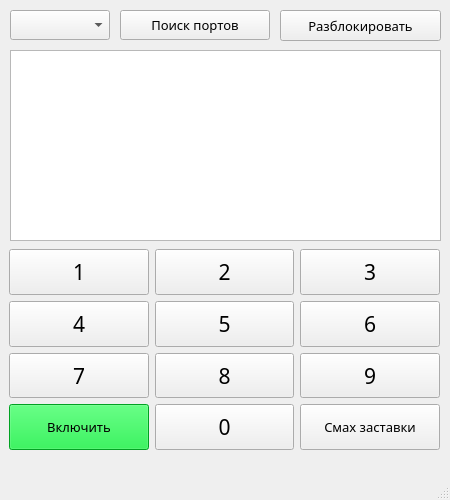
<?xml version="1.0" encoding="UTF-8"?>
<ui version="4.0">
 <class>MainWindow</class>
 <widget class="QMainWindow" name="MainWindow">
  <property name="enabled">
   <bool>true</bool>
  </property>
  <property name="geometry">
   <rect>
    <x>0</x>
    <y>0</y>
    <width>450</width>
    <height>500</height>
   </rect>
  </property>
  <property name="sizePolicy">
   <sizepolicy hsizetype="Fixed" vsizetype="Fixed">
    <horstretch>0</horstretch>
    <verstretch>0</verstretch>
   </sizepolicy>
  </property>
  <property name="minimumSize">
   <size>
    <width>450</width>
    <height>500</height>
   </size>
  </property>
  <property name="maximumSize">
   <size>
    <width>450</width>
    <height>500</height>
   </size>
  </property>
  <property name="windowTitle">
   <string>Контроллер сенсорного экрана</string>
  </property>
  <property name="windowIcon">
   <iconset>
    <normaloff>icon.svg</normaloff>icon.svg</iconset>
  </property>
  <widget class="QWidget" name="centralwidget">
   <widget class="QPushButton" name="COMPort_btn">
    <property name="geometry">
     <rect>
      <x>120</x>
      <y>10</y>
      <width>150</width>
      <height>30</height>
     </rect>
    </property>
    <property name="font">
     <font>
      <family>Rubik</family>
      <pointsize>10</pointsize>
     </font>
    </property>
    <property name="text">
     <string>Поиск портов</string>
    </property>
   </widget>
   <widget class="QComboBox" name="comboBox_COMPort">
    <property name="geometry">
     <rect>
      <x>10</x>
      <y>10</y>
      <width>100</width>
      <height>30</height>
     </rect>
    </property>
    <property name="font">
     <font>
      <family>Rubik</family>
      <pointsize>10</pointsize>
     </font>
    </property>
   </widget>
   <widget class="QPlainTextEdit" name="plainTextEditLog">
    <property name="geometry">
     <rect>
      <x>10</x>
      <y>50</y>
      <width>431</width>
      <height>191</height>
     </rect>
    </property>
    <property name="font">
     <font>
      <family>Rubik</family>
      <pointsize>10</pointsize>
     </font>
    </property>
    <property name="readOnly">
     <bool>true</bool>
    </property>
   </widget>
   <widget class="QPushButton" name="UnBlock_btn">
    <property name="geometry">
     <rect>
      <x>280</x>
      <y>10</y>
      <width>161</width>
      <height>31</height>
     </rect>
    </property>
    <property name="font">
     <font>
      <family>Rubik</family>
      <pointsize>10</pointsize>
     </font>
    </property>
    <property name="text">
     <string>Разблокировать</string>
    </property>
   </widget>
   <widget class="QWidget" name="gridLayoutWidget">
    <property name="geometry">
     <rect>
      <x>9</x>
      <y>249</y>
      <width>431</width>
      <height>201</height>
     </rect>
    </property>
    <layout class="QGridLayout" name="gridLayout">
     <item row="1" column="0">
      <widget class="QPushButton" name="btn_4">
       <property name="sizePolicy">
        <sizepolicy hsizetype="Expanding" vsizetype="Expanding">
         <horstretch>0</horstretch>
         <verstretch>0</verstretch>
        </sizepolicy>
       </property>
       <property name="font">
        <font>
         <family>Rubik</family>
         <pointsize>16</pointsize>
        </font>
       </property>
       <property name="text">
        <string>4</string>
       </property>
       <property name="shortcut">
        <string>4</string>
       </property>
      </widget>
     </item>
     <item row="0" column="2">
      <widget class="QPushButton" name="btn_3">
       <property name="sizePolicy">
        <sizepolicy hsizetype="Expanding" vsizetype="Expanding">
         <horstretch>0</horstretch>
         <verstretch>0</verstretch>
        </sizepolicy>
       </property>
       <property name="font">
        <font>
         <family>Rubik</family>
         <pointsize>16</pointsize>
        </font>
       </property>
       <property name="text">
        <string>3</string>
       </property>
       <property name="shortcut">
        <string>3</string>
       </property>
      </widget>
     </item>
     <item row="0" column="0">
      <widget class="QPushButton" name="btn_1">
       <property name="sizePolicy">
        <sizepolicy hsizetype="Expanding" vsizetype="Expanding">
         <horstretch>0</horstretch>
         <verstretch>0</verstretch>
        </sizepolicy>
       </property>
       <property name="font">
        <font>
         <family>Rubik</family>
         <pointsize>16</pointsize>
        </font>
       </property>
       <property name="text">
        <string>1</string>
       </property>
       <property name="shortcut">
        <string>1</string>
       </property>
      </widget>
     </item>
     <item row="1" column="1">
      <widget class="QPushButton" name="btn_5">
       <property name="sizePolicy">
        <sizepolicy hsizetype="Expanding" vsizetype="Expanding">
         <horstretch>0</horstretch>
         <verstretch>0</verstretch>
        </sizepolicy>
       </property>
       <property name="font">
        <font>
         <family>Rubik</family>
         <pointsize>16</pointsize>
        </font>
       </property>
       <property name="text">
        <string>5</string>
       </property>
       <property name="shortcut">
        <string>5</string>
       </property>
      </widget>
     </item>
     <item row="0" column="1">
      <widget class="QPushButton" name="btn_2">
       <property name="sizePolicy">
        <sizepolicy hsizetype="Expanding" vsizetype="Expanding">
         <horstretch>0</horstretch>
         <verstretch>0</verstretch>
        </sizepolicy>
       </property>
       <property name="font">
        <font>
         <family>Rubik</family>
         <pointsize>16</pointsize>
        </font>
       </property>
       <property name="text">
        <string>2</string>
       </property>
       <property name="shortcut">
        <string>2</string>
       </property>
      </widget>
     </item>
     <item row="2" column="0">
      <widget class="QPushButton" name="btn_7">
       <property name="sizePolicy">
        <sizepolicy hsizetype="Expanding" vsizetype="Expanding">
         <horstretch>0</horstretch>
         <verstretch>0</verstretch>
        </sizepolicy>
       </property>
       <property name="font">
        <font>
         <family>Rubik</family>
         <pointsize>16</pointsize>
        </font>
       </property>
       <property name="text">
        <string>7</string>
       </property>
       <property name="shortcut">
        <string>7</string>
       </property>
      </widget>
     </item>
     <item row="2" column="1">
      <widget class="QPushButton" name="btn_8">
       <property name="sizePolicy">
        <sizepolicy hsizetype="Expanding" vsizetype="Expanding">
         <horstretch>0</horstretch>
         <verstretch>0</verstretch>
        </sizepolicy>
       </property>
       <property name="font">
        <font>
         <family>Rubik</family>
         <pointsize>16</pointsize>
        </font>
       </property>
       <property name="text">
        <string>8</string>
       </property>
       <property name="shortcut">
        <string>8</string>
       </property>
      </widget>
     </item>
     <item row="1" column="2">
      <widget class="QPushButton" name="btn_6">
       <property name="sizePolicy">
        <sizepolicy hsizetype="Expanding" vsizetype="Expanding">
         <horstretch>0</horstretch>
         <verstretch>0</verstretch>
        </sizepolicy>
       </property>
       <property name="font">
        <font>
         <family>Rubik</family>
         <pointsize>16</pointsize>
        </font>
       </property>
       <property name="text">
        <string>6</string>
       </property>
       <property name="shortcut">
        <string>6</string>
       </property>
      </widget>
     </item>
     <item row="2" column="2">
      <widget class="QPushButton" name="btn_9">
       <property name="sizePolicy">
        <sizepolicy hsizetype="Expanding" vsizetype="Expanding">
         <horstretch>0</horstretch>
         <verstretch>0</verstretch>
        </sizepolicy>
       </property>
       <property name="font">
        <font>
         <family>Rubik</family>
         <pointsize>16</pointsize>
        </font>
       </property>
       <property name="text">
        <string>9</string>
       </property>
       <property name="shortcut">
        <string>9</string>
       </property>
      </widget>
     </item>
     <item row="3" column="1">
      <widget class="QPushButton" name="btn_0">
       <property name="sizePolicy">
        <sizepolicy hsizetype="Expanding" vsizetype="Expanding">
         <horstretch>0</horstretch>
         <verstretch>0</verstretch>
        </sizepolicy>
       </property>
       <property name="font">
        <font>
         <family>Rubik</family>
         <pointsize>16</pointsize>
        </font>
       </property>
       <property name="text">
        <string>0</string>
       </property>
       <property name="shortcut">
        <string>0</string>
       </property>
      </widget>
     </item>
     <item row="3" column="0">
      <widget class="QPushButton" name="PWR_ON_btn">
       <property name="sizePolicy">
        <sizepolicy hsizetype="Minimum" vsizetype="Expanding">
         <horstretch>0</horstretch>
         <verstretch>0</verstretch>
        </sizepolicy>
       </property>
       <property name="font">
        <font>
         <family>Rubik</family>
         <pointsize>10</pointsize>
        </font>
       </property>
       <property name="styleSheet">
        <string notr="true">background-color: rgb(2, 225, 47);
</string>
       </property>
       <property name="text">
        <string>Включить</string>
       </property>
      </widget>
     </item>
     <item row="3" column="2">
      <widget class="QPushButton" name="RemoveStartScreen_btn">
       <property name="sizePolicy">
        <sizepolicy hsizetype="Minimum" vsizetype="Expanding">
         <horstretch>0</horstretch>
         <verstretch>0</verstretch>
        </sizepolicy>
       </property>
       <property name="font">
        <font>
         <family>Rubik</family>
         <pointsize>10</pointsize>
        </font>
       </property>
       <property name="text">
        <string>Смах заставки</string>
       </property>
      </widget>
     </item>
    </layout>
   </widget>
  </widget>
  <widget class="QMenuBar" name="menubar">
   <property name="geometry">
    <rect>
     <x>0</x>
     <y>0</y>
     <width>450</width>
     <height>26</height>
    </rect>
   </property>
  </widget>
  <widget class="QStatusBar" name="statusbar"/>
 </widget>
 <resources>
  <include location="files.qrc"/>
 </resources>
 <connections/>
</ui>
